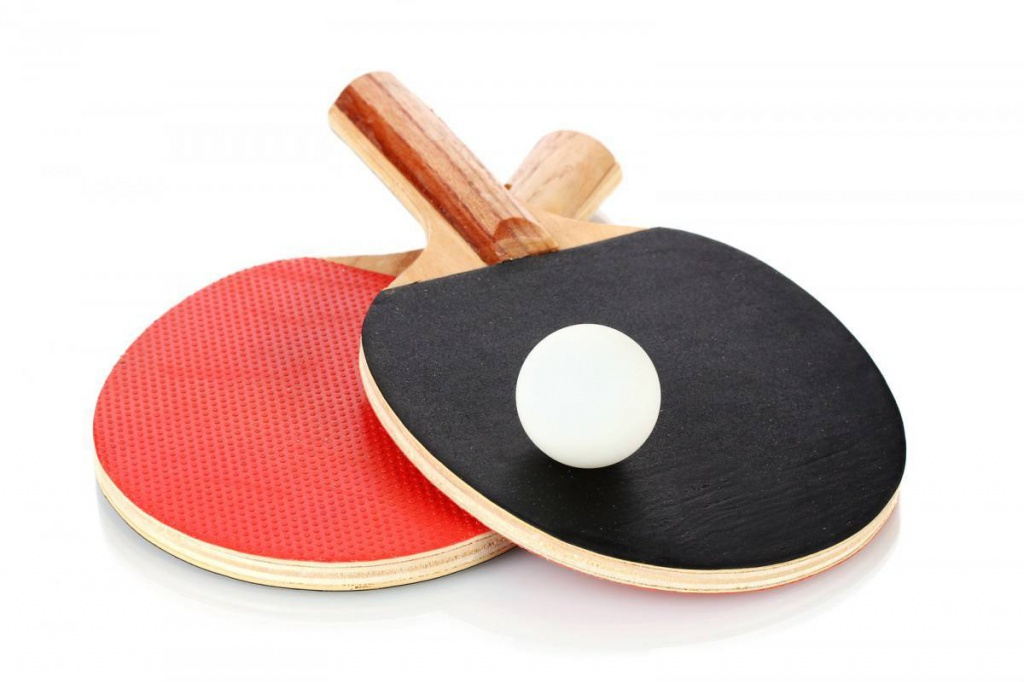
#> input picture module_6_pong_resource/rackets.jpg, 1024 x 682 px
$ python -i module_11_1.py   (imports and definitions only)
#> lines starting #> are read from the running program, lines starting #| are printed output that depends on the picture; after the words box and inside, x2 and y2 are one past the last pixel; in counts of white or black regions, pixels touching at a corner belong together
import json
from bs4 import BeautifulSoup
from yarl import URL
import requests
from os import mkdir, path
from threading import Thread
from queue import Queue
from time import sleep
from PIL import Image, ImageFilter


headers = {
    "User-Agent": "Mozilla/5.0 (Windows NT 10.0; Win64; x64) AppleWebKit/537.36 (KHTML, like Gecko) Chrome/126.0.0.0 YaBrowser/24.7.0.0 Safari/537.36",
    "Accept": "text/html,application/xhtml+xml,application/xml;q=0.9,image/avif,image/webp,image/apng,*/*;q=0.8,application/signed-exchange;v=b3;q=0.7",
}

FILE_DIRECTORY = "module_11_1_files"
# [2 lines not run here, left out]


# [60 lines left out: functions get_img_urls, get_image, put_queue, not called in this run]


def img_to_contur(file_path):
#> called with file_path = 'module_6_pong_resource/rackets.jpg'
    with Image.open(file_path) as img:
#> img is the input picture: PIL image 1024x682 RGB; mean R, G, B 215.4, 194.9, 191.4
        img.load()

    img = img.convert("L")
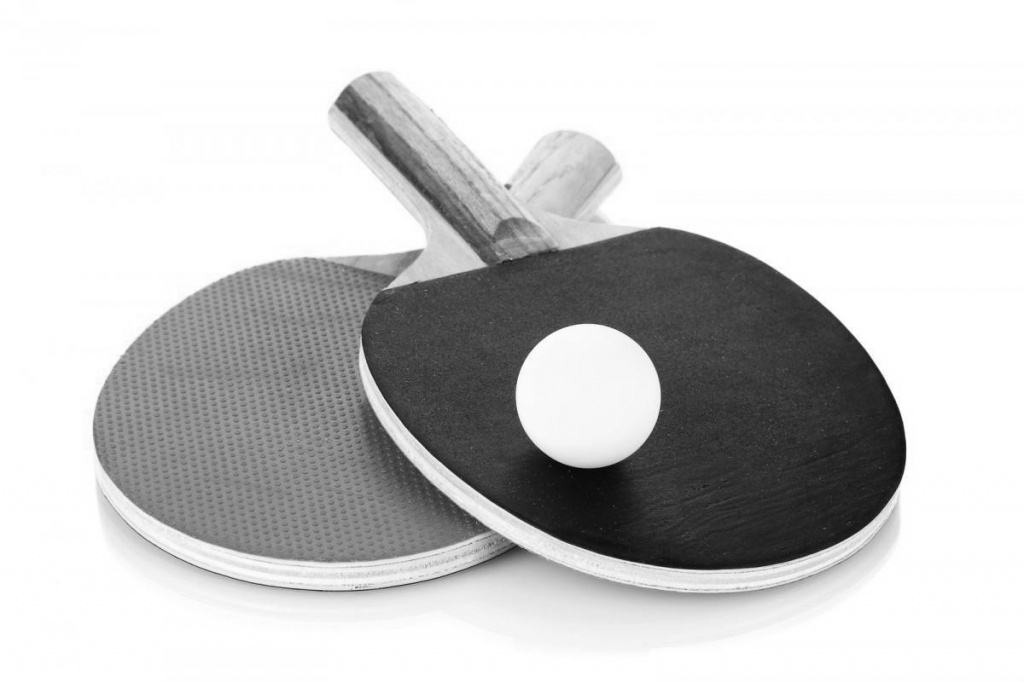
#> img: PIL image 1024x682 L; min 6, max 255, mean 200.6
    threshold = 65
    img = img.point(lambda x: 255 if x > threshold else 0)
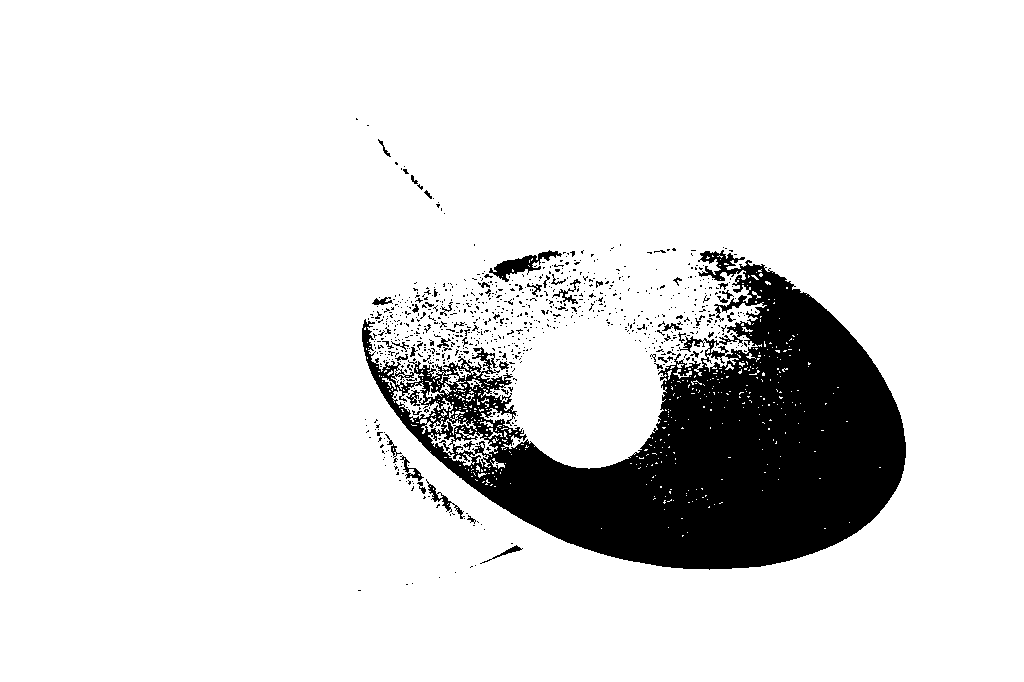
#> img: PIL image 1024x682 L; 88.3% white; 859 black regions (806 under 20 px), largest, box (x1, y1, x2, y2) and area: (362, 250, 906, 570) 75309, (489, 250, 562, 282) 750, (426, 479, 465, 519) 253
    img = img.filter(ImageFilter.CONTOUR)
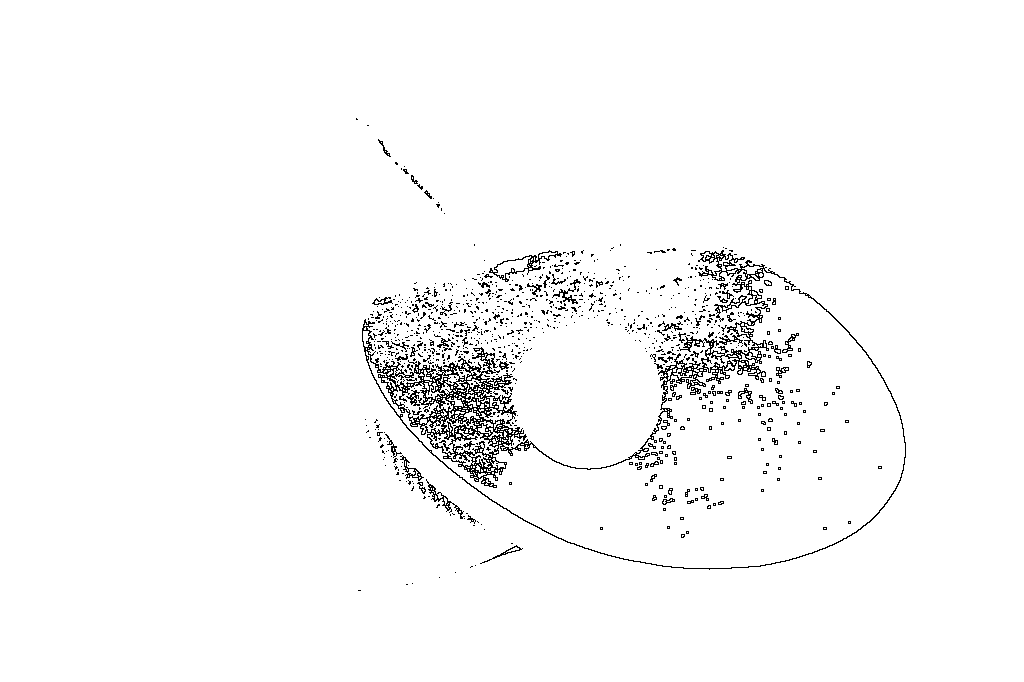
#> img: PIL image 1024x682 L; 97.5% white; black in thin lines or dots, all inside (x1, y1, x2, y2) = (356, 118, 906, 591)
    img.save(file_path)


# [23 lines left out: function main, not called in this run]


# [2 lines not run here, left out]

>>> result = img_to_contur('module_6_pong_resource/rackets.jpg')
